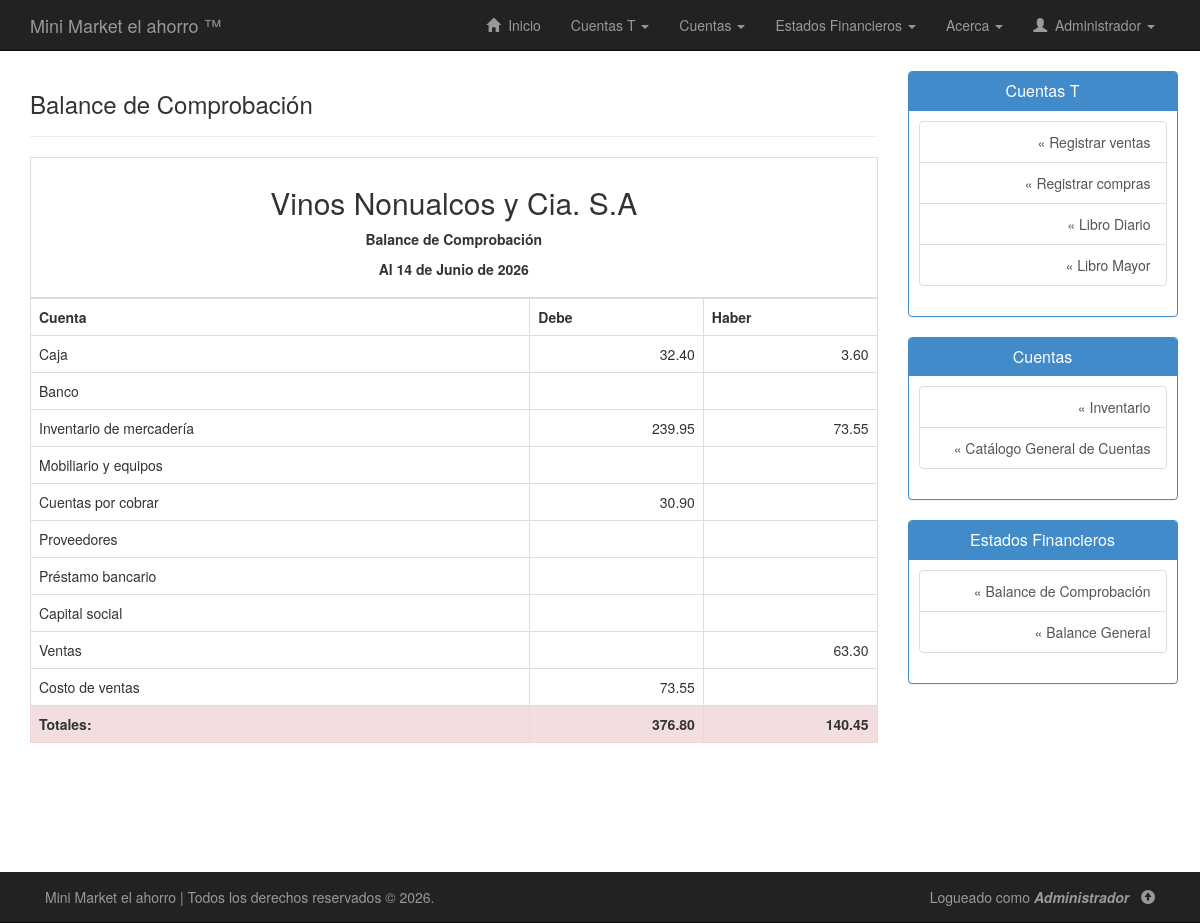
The app's page /php/balance-comprobacion.php (signed in), older data.
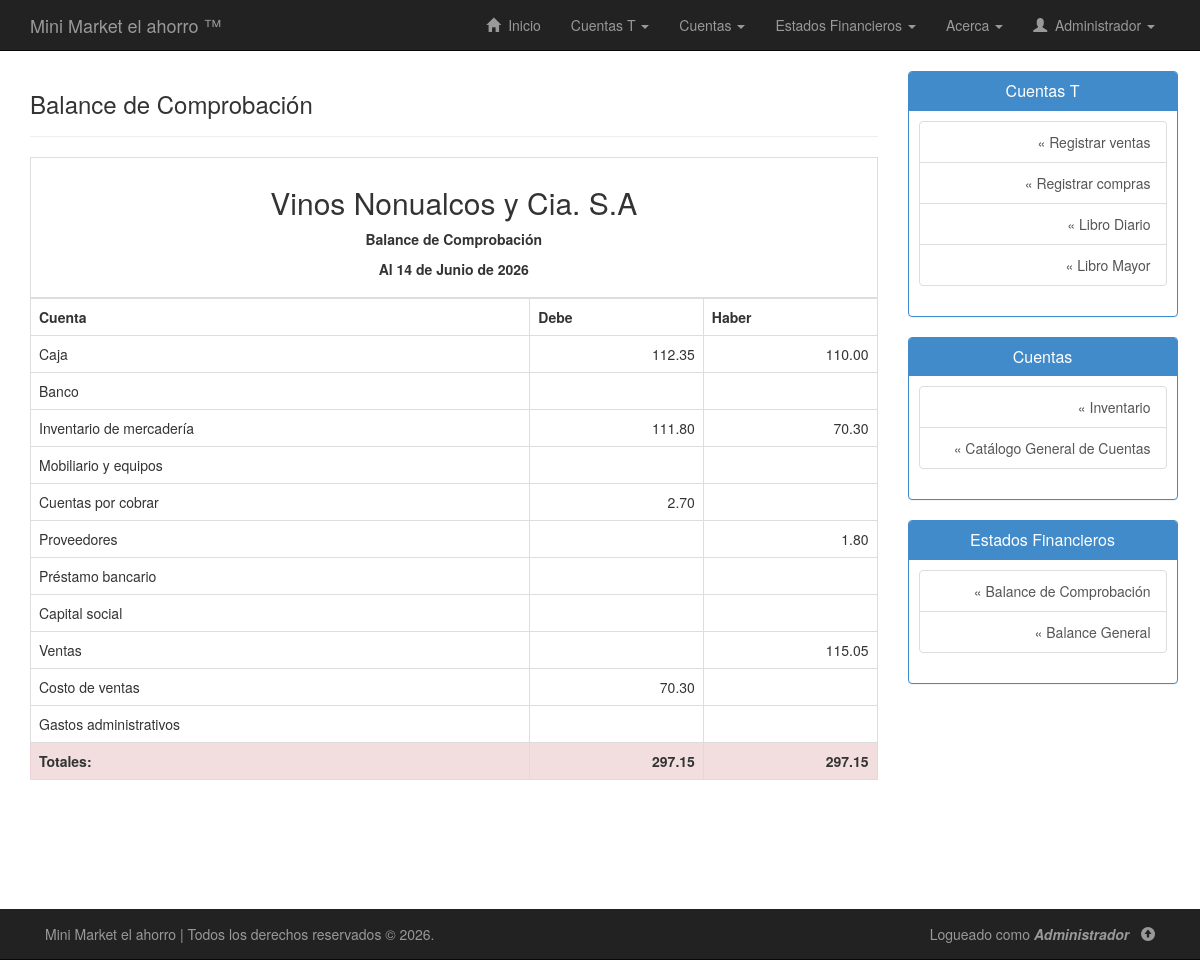
The same page, newer data.
### tables this page shows
CREATE TABLE `cuentas` (
  `codigo_cuenta` varchar(20) NOT NULL,
  `subgrupo` varchar(20) DEFAULT NULL,
  `nombre_cuenta` varchar(50) NOT NULL,
  `tiene_subcuenta` enum('Si','No') NOT NULL,
  `descripcion_cuenta` varchar(255) DEFAULT NULL,
  `saldo_debe` double NOT NULL,
  `saldo_haber` double NOT NULL
);

### php/balance-comprobacion.php (the view, shortened to what this page needs)
<!DOCTYPE html>
<html lang="es">
<head>
	<link rel="stylesheet" type="text/css" href="../css/bootstrap.min.css"/>
	<link rel="stylesheet" type="text/css" href="../css/estilos.css"/>
</head>
<body>
	<?php include("nav.php"); ?>
	<div class="container" id="contenido">
		<div class="row row-offcanvas row-offcanvas-right">
			<div class="col-xs-12 col-sm-9">
				<div class="page-header">
        			<h3>Balance de Comprobación</h3>
        		</div>
        		<div class="row">
        			<div class="container">
        				<table class="table table-bordered table-hover">
        					<thead>
								<tr>
									<th colspan="4">
										<h2 class="text-center">Vinos Nonualcos y Cia. S.A</h2>
										<p align="center">
											<strong>Balance de Comprobación</strong>
										</p>
										<p align="center">
										</p>
									</th>
								</tr>
							</thead>
							<tbody>
								<tr>
									<th>Cuenta</th>
									<th>Debe</th>
									<th>Haber</th>
								</tr>
								<?php
								if(!isset($conexion)){
									include("conexion.php");
									$sql = "SELECT * FROM cuentas";
									$ejecutar = $conexion->query($sql);
									while($regs = $ejecutar->fetch_assoc()){
										echo "<tr>";
										echo "<td>".$regs["nombre_cuenta"]."</td>";
										if($regs["saldo_debe"]==0){
											echo "<td></td>";
										} else {
											echo "<td class='text-right'>".number_format($regs["saldo_debe"],2)."</td>";
										}
										if($regs["saldo_haber"]==0){
											echo "<td></td>";
										} else {
											echo "<td class='text-right'>".number_format($regs["saldo_haber"],2)."</td>";
										}
										echo "</tr>";
									}
									$sql = "SELECT SUM(saldo_debe) sumadebe, SUM(saldo_haber) sumahaber FROM cuentas";
									$ejecutar = $conexion->query($sql);
									echo "<tr>";
									while($reg = $ejecutar->fetch_assoc()){
										if($reg["sumadebe"]!=$reg["sumahaber"]){
											echo "<td class='danger'><strong>Totales:</strong> </td>";
											echo "<td class='text-right danger'><strong>".number_format($reg["sumadebe"],2)."</strong></td>";
											echo "<td class='text-right danger'><strong>".number_format($reg["sumahaber"],2)."</strong></td>";
										} else {
											echo "<td><strong>Totales:</strong> </td>";
											echo "<td class='text-right'><strong>".number_format($reg["sumadebe"],2)."</strong></td>";
											echo "<td class='text-right'><strong>".number_format($reg["sumahaber"],2)."</strong></td>";
										}
									}
									echo "</tr>";
								}
								?>
							</tbody>
        				</table>
        			</div>
        		</div>
        	</div>
        	<?php include("sidebar.php"); ?>
        </div>
    </div>
	<?php include("footer.php"); ?>
</body>
</html>

### php/nav.php (shortened to what this page needs)
<div class="navbar navbar-inverse navbar-static-top">
	<div class="container">
		<a href="home.php" class="navbar-brand">Mini Market el ahorro &#0153;</a>
		<div class="collapse navbar-collapse navHeaderCollapse">
			<ul class="nav navbar-nav navbar-right">
				<li><a href="home.php"><span class="glyphicon glyphicon-home"></span> &nbsp;Inicio</a></li>
				<li class="dropdown">
					<a href="#" class="dropdown-toggle" data-toggle="dropdown">Cuentas T <b class="caret"></b></a>
				</li>
				<li class="dropdown">
					<a href="#" class="dropdown-toggle" data-toggle="dropdown">Cuentas <b class="caret"></b></a>
				</li>
				<li class="dropdown">
					<a href="#" class="dropdown-toggle" data-toggle="dropdown">Estados Financieros <b class="caret"></b></a>
				</li>
				<li class="dropdown">
					<a href="#" class="dropdown-toggle" data-toggle="dropdown">Acerca <b class="caret"></b></a>
				</li>
				<li class="dropdown">
					<a href="#" class="dropdown-toggle" data-toggle="dropdown" style="text-transform:capitalize">
						<span class="glyphicon glyphicon-user"></span> &nbsp;<?php echo $_SESSION['usuario']; ?>
						<b class="caret"></b>
					</a>
				</li>
			</ul>
		</div>
	</div>
</div>

### php/sidebar.php (shortened to what this page needs)
<div class="row">
	<div class="col-sm-3">
		<div class="panel panel-primary">
			<div class="panel-heading">
				<h3 class="panel-title text-center">Cuentas T</h3>
			</div>
			<div class="panel-body" id="sb">
				<div class="list-group text-right">
					<a href="registrar-ventas.php" class="list-group-item">&#0171; Registrar ventas</a>
					<a href="registrar-compras.php" class="list-group-item">&#0171; Registrar compras</a>
					<a href="diario.php" class="list-group-item">&#0171; Libro Diario</a>
					<a href="mayor.php" class="list-group-item">&#0171; Libro Mayor</a>
				</div>
			</div>
		</div>
		<div class="panel panel-primary">
			<div class="panel-heading">
				<h3 class="panel-title text-center">Cuentas</h3>
			</div>
			<div class="panel-body" id="sb">
				<div class="list-group text-right">
                    <a href="inventario.php" class="list-group-item">&#0171; Inventario</a>
					<a href="catalogo-cuentas.php" class="list-group-item">&#0171; Catálogo General de Cuentas</a>
				</div>
			</div>
		</div>
		<div class="panel panel-primary">
			<div class="panel-heading">
				<h3 class="panel-title text-center">Estados Financieros</h3>
			</div>
			<div class="panel-body" id="sb">
				<div class="list-group text-right">
					<a href="balance-comprobacion.php" class="list-group-item">&#0171; Balance de Comprobación</a>
					<a href="balance-general.php" class="list-group-item">&#0171; Balance General</a>
				</div>
			</div>
		</div>
	</div>
</div>

### php/footer.php (shortened to what this page needs)
<div class="navbar navbar-inverse navbar-fixed-bottom" id="footer">
	<div class="container">
		<p class="navbar-text pull-left">
			Mini Market el ahorro | Todos los derechos reservados &copy; 2026.
		</p>
		<p class="navbar-text pull-right">
			Logueado como <em><strong style="text-transform:capitalize"><?php echo $_SESSION["usuario"]; ?></strong></em>&nbsp;&nbsp;
			<a href="#" class="navbar-link" title="Volver arriba"><span class="glyphicon glyphicon-circle-arrow-up"></span></a>
		</p>
	</div>
</div>

### css/estilos.css (style rules this page uses)
body { background: #fff; margin-bottom: 80px; }
.page-header { margin-top: 0; }
.panel-body { padding-top: 0; }
#contenido { padding-bottom: 80px; }
#footer { margin-bottom: 0px; }
#sb { padding:10px; }
table { background: #FFF; }
a { -ms-transition: all 0.25s ease-in; -moz-transition: all 0.25s ease-in; -o-transition: all 0.25s ease-in; -webkit-transition: all 0.25s ease-in; transition: all 0.25s ease-in; }

Row changes from the older to the newer data that the page shows:
changed cuentas "Caja": saldo_debe "32.40" → "112.35"; saldo_haber "3.60" → "110.00"
changed cuentas "Inventario de mercadería": saldo_debe "239.95" → "111.80"; saldo_haber "73.55" → "70.30"
changed cuentas "Cuentas por cobrar": saldo_debe "30.90" → "2.70"
changed cuentas "Proveedores": saldo_haber (not shown) → "1.80"
changed cuentas "Ventas": saldo_haber "63.30" → "115.05"
changed cuentas "Costo de ventas": saldo_debe "73.55" → "70.30"
added cuentas: nombre_cuenta "Gastos administrativos", saldo_debe 0 (drawn), saldo_haber 0 (drawn)
Text that changed along with them:
new list line: "Totales: 297.15 297.15"
list line gone: "Totales: 376.80 140.45"
